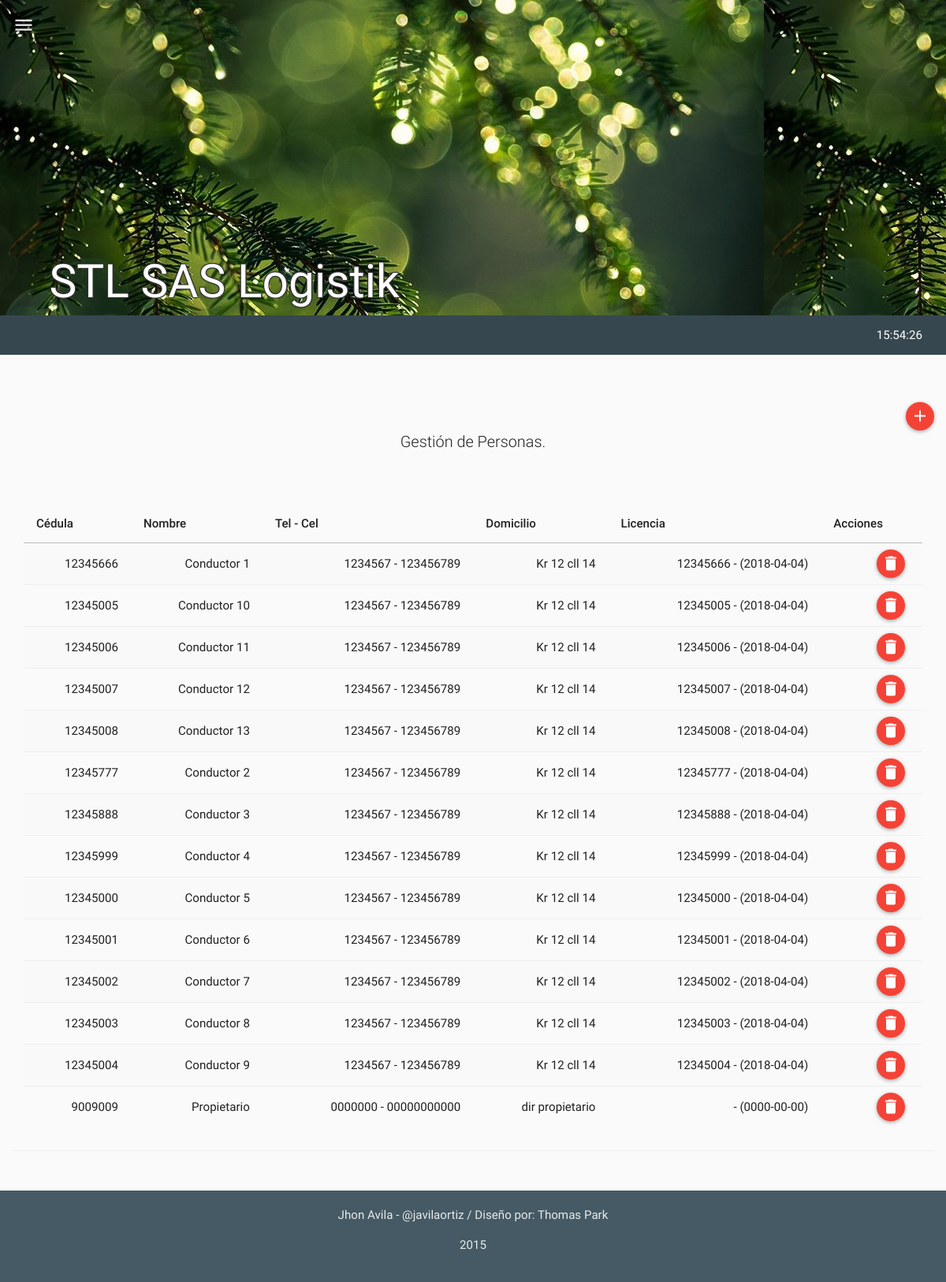
The app's page /mods/personas/personas.php (signed in) with its own data.
### tables this page shows
CREATE TABLE IF NOT EXISTS `tbl_personas` (
  `pe_id` int(11) NOT NULL,
  `pe_nombre` varchar(60) NOT NULL,
  `pe_tel` varchar(60) NOT NULL,
  `pe_cedula` varchar(20) NOT NULL,
  `pe_licencia` varchar(60) NOT NULL,
  `pe_licencia_vigencia` date NOT NULL,
  `pe_dir` varchar(80) NOT NULL,
  `pe_cel` varchar(60) NOT NULL,
  `pe_tipo` int(11) NOT NULL COMMENT '1="propietario" 2="conductor" 3="ambas"',
  `pe_ve_id` int(11) NOT NULL,
  `pe_f1` int(15) NOT NULL,
  `pe_f2` int(15) NOT NULL,
  `pe_f3` int(15) NOT NULL,
  `pe_timestamp` timestamp NOT NULL DEFAULT CURRENT_TIMESTAMP ON UPDATE CURRENT_TIMESTAMP,
  `pe_created` int(11) NOT NULL,
  `pe_estado` int(11) NOT NULL
);

### php/personas.php (the view, shortened to what this page needs)
<?php
class personas{
  function get_personas(){
    $rt = new route();
    if(isset($_SESSION["ses_id"])){
      $qry='SELECT * FROM tbl_personas
            WHERE pe_estado BETWEEN 1 AND 2 ORDER BY pe_nombre ASC';
      $res = mysql_query($qry);
      $item =" ";
      $script ="<script>$(document).ready(function(){";
      while($row_res = mysql_fetch_assoc($res)) {
        $item.='
              <tr id="'.$row_res["pe_cedula"].'">
                <td>'.$row_res["pe_cedula"].'</td>
                <td>'.$row_res["pe_nombre"].'</td>
                <td>'.$row_res["pe_tel"].' - '.$row_res["pe_cel"].'</td>
                <td>'.$row_res["pe_dir"].'</td>
                <td>'.$row_res["pe_licencia"].' - ('.$row_res["pe_licencia_vigencia"].')</td>
                <td>
                  <div id="edt-button" style="display:none;" onclick="" class="btn btn-floating-mini btn-success" title="Modificar"><i class="md  md-edit"></i></div>
                  <div id="del-button" onclick="" class="btn btn-floating-mini btn-danger" title="Borrar"><i class="md  md-delete"></i></div>
                </td>
              </tr>
        ';
        $script.='$("#'.$row_res["pe_cedula"].'").addClass();';
      }
      $script.='});</script>';
    }
    else{$rt->routing($rt->path("login"));}
    $html='
          <table class="table table-striped table-hover ">
            <thead>
              <tr>
                <th>Cédula</th>
                <th>Nombre</th>
                <th>Tel - Cel</th>
                <th>Domicilio</th>
                <th>Licencia</th>
                <th>Acciones</th>
              </tr>
            </thead>
            <tbody>
              '.$item.'
            </tbody>
          </table>
    ';
    return $script.$html;
  }
}
?>

### records on screen
tbl_personas: pe_cedula "12345666", pe_nombre "Conductor 1", pe_tel "1234567", pe_cel "123456789", pe_dir "Kr 12 cll 14", pe_licencia "12345666", pe_licencia_vigencia "2018-04-04"
tbl_personas: pe_cedula "12345005", pe_nombre "Conductor 10", pe_tel "1234567", pe_cel "123456789", pe_dir "Kr 12 cll 14", pe_licencia "12345005", pe_licencia_vigencia "2018-04-04"
tbl_personas: pe_cedula "12345006", pe_nombre "Conductor 11", pe_tel "1234567", pe_cel "123456789", pe_dir "Kr 12 cll 14", pe_licencia "12345006", pe_licencia_vigencia "2018-04-04"
tbl_personas: pe_cedula "12345007", pe_nombre "Conductor 12", pe_tel "1234567", pe_cel "123456789", pe_dir "Kr 12 cll 14", pe_licencia "12345007", pe_licencia_vigencia "2018-04-04"
tbl_personas: pe_cedula "12345008", pe_nombre "Conductor 13", pe_tel "1234567", pe_cel "123456789", pe_dir "Kr 12 cll 14", pe_licencia "12345008", pe_licencia_vigencia "2018-04-04"
tbl_personas: pe_cedula "12345777", pe_nombre "Conductor 2", pe_tel "1234567", pe_cel "123456789", pe_dir "Kr 12 cll 14", pe_licencia "12345777", pe_licencia_vigencia "2018-04-04"
tbl_personas: pe_cedula "12345888", pe_nombre "Conductor 3", pe_tel "1234567", pe_cel "123456789", pe_dir "Kr 12 cll 14", pe_licencia "12345888", pe_licencia_vigencia "2018-04-04"
tbl_personas: pe_cedula "12345999", pe_nombre "Conductor 4", pe_tel "1234567", pe_cel "123456789", pe_dir "Kr 12 cll 14", pe_licencia "12345999", pe_licencia_vigencia "2018-04-04"
tbl_personas: pe_cedula "12345000", pe_nombre "Conductor 5", pe_tel "1234567", pe_cel "123456789", pe_dir "Kr 12 cll 14", pe_licencia "12345000", pe_licencia_vigencia "2018-04-04"
tbl_personas: pe_cedula "12345001", pe_nombre "Conductor 6", pe_tel "1234567", pe_cel "123456789", pe_dir "Kr 12 cll 14", pe_licencia "12345001", pe_licencia_vigencia "2018-04-04"
tbl_personas: pe_cedula "12345002", pe_nombre "Conductor 7", pe_tel "1234567", pe_cel "123456789", pe_dir "Kr 12 cll 14", pe_licencia "12345002", pe_licencia_vigencia "2018-04-04"
tbl_personas: pe_cedula "12345003", pe_nombre "Conductor 8", pe_tel "1234567", pe_cel "123456789", pe_dir "Kr 12 cll 14", pe_licencia "12345003", pe_licencia_vigencia "2018-04-04"
tbl_personas: pe_cedula "12345004", pe_nombre "Conductor 9", pe_tel "1234567", pe_cel "123456789", pe_dir "Kr 12 cll 14", pe_licencia "12345004", pe_licencia_vigencia "2018-04-04"
tbl_personas: pe_cedula "9009009", pe_nombre "Propietario", pe_tel "0000000", pe_cel "00000000000", pe_dir "dir propietario", pe_licencia_vigencia "0000-00-00"
